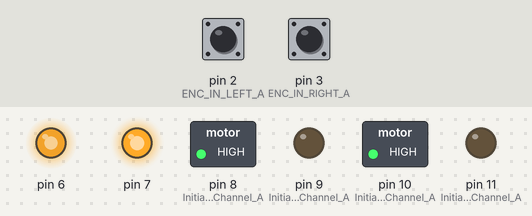
A sketch run on a simulated Arduino Uno, built with avr-gcc and run on an emulated ATmega328P. Shown: switched loads named in the sketch (green lamp = pin HIGH), output pins drawn as LEDs (lit = HIGH). The test bench sets the inputs (shaded band); at power-on: pin 2 (ENC_IN_LEFT_A) HIGH, pin 3 (ENC_IN_RIGHT_A) HIGH. What the sketch prints to the serial monitor is not drawn.

Above: at 0.1 s.
Timing chart, 0 to 1.6 s (numbered marks = the images above):
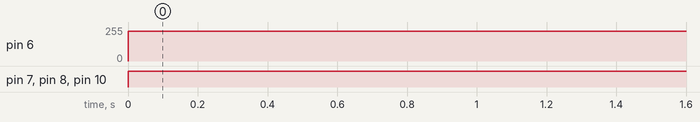

Measured:
- by itself, pin 6: 0/255 → 225/255 at 0.00 s
- by itself, pin 7, pin 8 (Initiates_Motor_Channel_A), pin 10 (Initiates_Motor_Channel_A): LOW → HIGH at 0.00 s

The sketch:

odczytanie_enkodery.ino
```cpp
/*
 * Author: Automatic Addison
 * Website: https://automaticaddison.com
 * Description: Calculate the angular velocity in radians/second of a DC motor
 * with a built-in encoder (forward = positive; reverse = negative)
 */

// Motor encoder output pulses per 360 degree revolution (measured manually)
#define ENC_COUNT_REV 341.2

// Encoder output to Arduino Interrupt pin. Tracks the pulse count.
#define ENC_IN_RIGHT_A 3
#define ENC_IN_LEFT_A 2

// Other encoder output to Arduino to keep track of wheel direction
// Tracks the direction of rotation.
#define ENC_IN_RIGHT_B 5
#define ENC_IN_LEFT_B 4

// True = Forward; False = Reverse
boolean Direction_right = true;
boolean Direction_left = true;

// Keep track of the number of right wheel pulses
volatile long right_wheel_pulse_count = 0;
volatile long left_wheel_pulse_count = 0;

// One-second interval for measurements
int interval = 1000;

// Counters for milliseconds during interval
long previousMillis = 0;
long currentMillis = 0;

long time_begin = 0;
long time_end = 0;
// Variable for RPM measuerment
float rpm_right = 0;
float rpm_linear = 0;
float rpm_left = 0;
float rpm_linear_left = 0;

// Variable for angular velocity measurement
float ang_velocity_right = 0;
float ang_velocity_right_deg = 0;

const float rpm_to_radians = 0.10471975512;
const float rad_to_deg = 57.29578;

void setup() {

  // Open the serial port at 9600 bps
  Serial.begin(9600);

  // Set pin states of the encoder
  pinMode(ENC_IN_LEFT_A , INPUT_PULLUP);
  pinMode(ENC_IN_LEFT_B , INPUT);
  pinMode(ENC_IN_RIGHT_A , INPUT_PULLUP);
  pinMode(ENC_IN_RIGHT_B , INPUT);
    //Setup Channel B
  pinMode(8, OUTPUT); //Initiates Motor Channel A pin
  pinMode(9, OUTPUT);  //Initiates Brake Channel A pin
  pinMode(10, OUTPUT); //Initiates Motor Channel A pin
  pinMode(11, OUTPUT);  //Initiates Brake Channel A pin

  // Every time the pin goes high, this is a pulse
  //attachInterrupt(digitalPinToInterrupt(ENC_IN_RIGHT_A), right_wheel_pulse, RISING);
  attachInterrupt(digitalPinToInterrupt(ENC_IN_LEFT_A), left_wheel_pulse, RISING);
  attachInterrupt(digitalPinToInterrupt(ENC_IN_RIGHT_A), right_wheel_pulse, RISING);
}

void loop() {
  //Motor B backward @ half speed
  digitalWrite(8, HIGH);  //Establishes backward direction of Channel B
  digitalWrite(9, LOW);   //Disengage the Brake for Channel B
  analogWrite(7, 225);    //Spins the motor on Channel B at half speed

  digitalWrite(10, HIGH);  //Establishes backward direction of Channel B
  digitalWrite(11, LOW);   //Disengage the Brake for Channel B
  analogWrite(6, 225);    //Spins the motor on Channel B at half speed
  // Record the time
  currentMillis = millis();

  // If one second has passed, print the number of pulses
  if (currentMillis - previousMillis > interval) {

    previousMillis = currentMillis;

    // Calculate revolutions per minute
    rpm_right = (float)(right_wheel_pulse_count * 60 / ENC_COUNT_REV);
    rpm_linear = rpm_right*0.062*3.14/ 60;
    rpm_left = (float)(left_wheel_pulse_count * 60 / ENC_COUNT_REV);
    rpm_linear_left = rpm_left*0.062*3.14/ 60;

    ang_velocity_right = rpm_right * rpm_to_radians;
    ang_velocity_right_deg = ang_velocity_right * rad_to_deg;

    Serial.print(" Pulses right: ");
    Serial.println(right_wheel_pulse_count);
    Serial.print(" Pulses left: ");
    Serial.println(left_wheel_pulse_count);
    Serial.print(" Speed right: ");
    Serial.print(rpm_right);
    Serial.print(" Speed left: ");
    Serial.print(rpm_left);
    Serial.println(" RPM");
    Serial.print(" Linear Velocity: ");
    Serial.println(rpm_linear);
    Serial.print(" Angular Velocity: ");
    Serial.print(rpm_right);
    Serial.print(" rad per second");
    Serial.print("\t");
    Serial.print(ang_velocity_right_deg);
    Serial.println(" deg per second");
    Serial.println();

    right_wheel_pulse_count = 0;
    left_wheel_pulse_count = 0;

  }
}

// Increment the number of pulses by 1
void left_wheel_pulse() {

  // Read the value for the encoder for the right wheel
  int val = digitalRead(ENC_IN_LEFT_B);

  if(val == LOW) {
    Direction_left = false; // Reverse
  }
  else {
    Direction_left = true; // Forward
  }

  if (Direction_left) {
   left_wheel_pulse_count++;
  }
  else {
    left_wheel_pulse_count--;
  }
}
void right_wheel_pulse() {

  // Read the value for the encoder for the right wheel
  int val = digitalRead(ENC_IN_RIGHT_B);

  if(val == LOW) {
    Direction_right = false; // Reverse
  }
  else {
    Direction_right = true; // Forward
  }

  if (Direction_right) {
    right_wheel_pulse_count++;
  }
  else {
    right_wheel_pulse_count--;
  }
}
```
